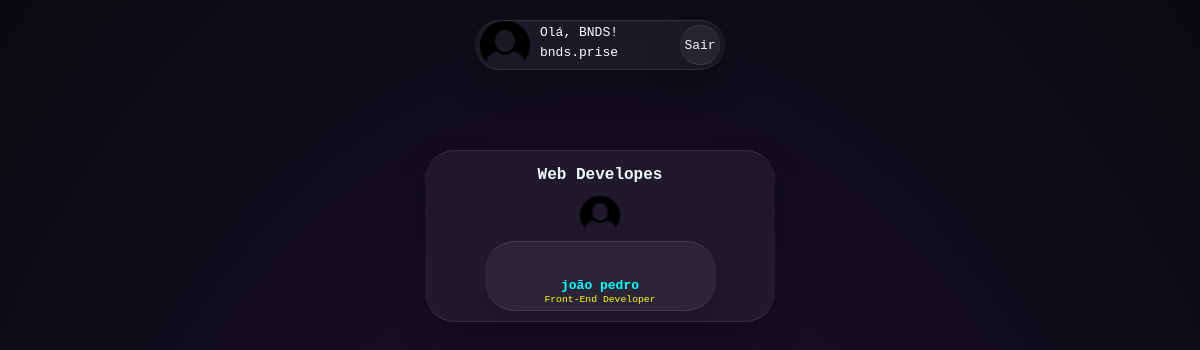
/Frontend-page.php (signed in), run on an earlier commit of the app's database.
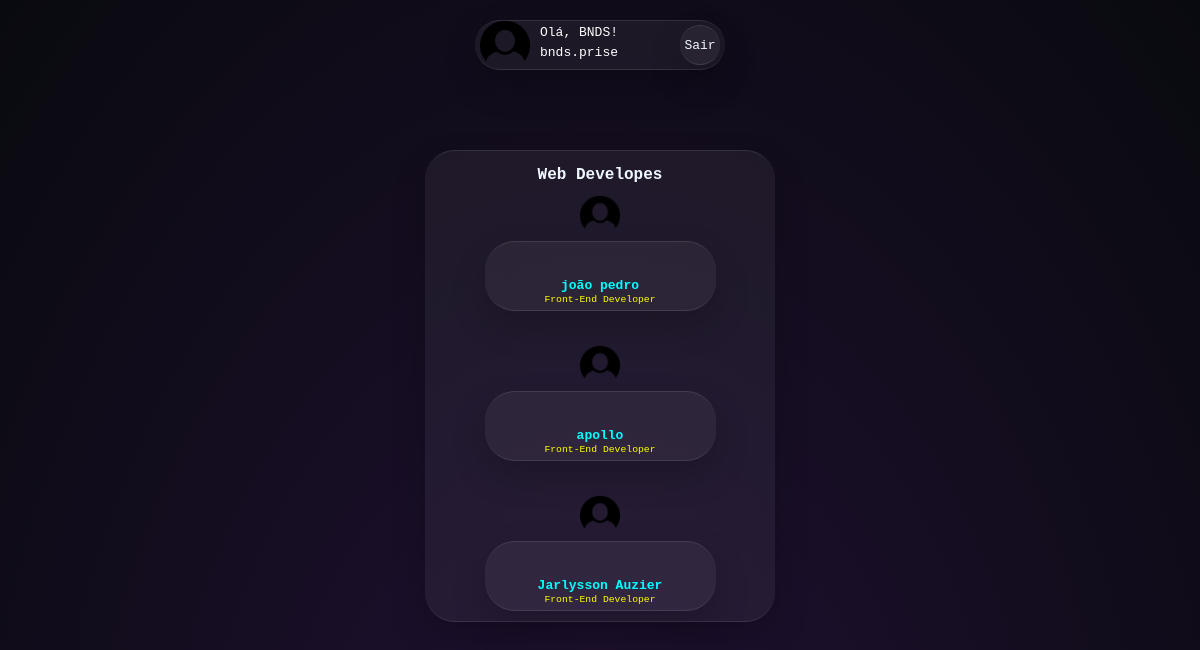
And on a later commit of the database.
### tables this page shows
CREATE TABLE `empresas` (
  `id` int(11) NOT NULL,
  `nome` varchar(60) NOT NULL,
  `email` varchar(60) NOT NULL,
  `usuario` varchar(20) NOT NULL,
  `senha` varchar(8) NOT NULL
);

CREATE TABLE `users` (
  `id` int(11) NOT NULL,
  `nome` varchar(60) NOT NULL,
  `email` varchar(60) NOT NULL,
  `usuario` varchar(20) NOT NULL,
  `senha` varchar(8) NOT NULL,
  `desenvolvedor` varchar(11) NOT NULL
);

### Frontend-page.php (the view, shortened to what this page needs)
<html lang="pt-br">
<head>
    <link rel="stylesheet" href="css/Frontend-page.css">
</head>
<body>
        <?php
                if (isset($_SESSION['id']) and (isset($_SESSION['nome']))) {
                    include_once "conexao.php";
                    $query_usuario = "SELECT id, nome, email, usuario FROM empresas WHERE id=:id LIMIT 1";
                    $result_usuario = $conn->prepare($query_usuario);
                    $result_usuario->bindParam(':id', $_SESSION['id'], PDO::PARAM_INT);
                    $result_usuario->execute();
                    if (($result_usuario) and ($result_usuario->rowCount() != 0)) {
                        $row_usuario = $result_usuario->fetch(PDO::FETCH_ASSOC);
                        extract($row_usuario);
                        echo "<header>
                        <img id='img' src='img/img1.png'>
                        <div class='box'>
                            <div class='usuario'>Olá, " . $_SESSION['nome'] . "!</div>
                            <div class='usuario'>$usuario</div>
                        </div>
                        <div id='sair'><a href='sair.php'>Sair</a></div>
                 </header>";
                            $query_dev = "SELECT nome, email, usuario, desenvolvedor FROM users WHERE desenvolvedor='Front-End'";
                            $result_dev = $conn->prepare($query_dev);
                            $result_dev->execute();
                            if (($result_dev) and ($result_dev->rowCount() != 0))
                                echo"<div class='section'>
                                        <h1>Web Developes</h1>";
                                    while($row_dev = $result_dev->fetch(PDO::FETCH_ASSOC)){
                                            extract($row_dev);
                                            echo"<div class='card'>
                                                    <div class='ImgBox'>
                                                        <img src='img/img1.png' alt='foto do desenvolvedor'>
                                                    </div>
                                                    <div class='content'>
                                                        <div class='details'>
                                                            <h2>".$nome."<br></h2>
                                                                <p>Front-End Developer</p>                                                        <div class='actionBtn'>
                                                            <button>Perfil</button>
                                                        </div>
                                                        </div>
                                                    </div>
                                                </div>";
                                    }
                                echo"</div>";
                    } else {
                        echo"<script> alert('Usuário não encontrado. Realize o Login!');
                        window.location.href='loginEmp.php';
                        </script>";
                    }
                } else {
                    echo"<script> alert('Usuário não encontrado. Realize o Login!');
                    window.location.href='loginEmp.php';
                    </script>";
                }
        ?>
</body>
</html>

### css/Frontend-page.css (style rules this page uses)
* { margin: 0; padding: 0; box-sizing: border-box; font-family: monospace; }
body { display: flex; justify-content: center; align-items: center; flex-direction: column; min-height: 110vh; background: radial-gradient(ellipse at bottom, #211134 0%,#090a0f 100%); }
header { position: absolute; top: 20px; display: flex; justify-content: center; align-items: center; flex-direction: row; width: 250px; height: 50px; background: rgba(255, 255, 255, 0.05); box-shadow: 0 15px 35px rgba(0, 0, 0, 0.2); border-top: 1px solid rgba(255,255,255,0.1); border-bottom: 1px solid rgba(255,255,255,0.1); border-radius: 30px; padding: 2px; }
.box { position: relative; display: flex; justify-content: center; flex-direction: column; width: 120px; height: 60px; color: white; }
#img { position: absolute; left: 5px; bottom: 3px; margin-right: 5px; width: 50px; height: 50px; }
.usuario { position: relative; display: flex; text-align: left; width: 100px; height: 20px; }
#sair { position: absolute; display: flex; justify-content: center; align-items: center; background: rgba(255, 255, 255, 0.05); box-shadow: 0 15px 35px rgba(0, 0, 0, 0.2); border-top: 1px solid rgba(255,255,255,0.1); border-bottom: 1px solid rgba(255,255,255,0.1); border-radius: 30px; width: 40px; height: 40px; right: 5px; }
a { color: aliceblue; text-decoration: none; }
.section { position: absolute; top: 150px; display: flex; justify-content: center; align-items: center; flex-direction: column; width: 350px; background: rgba(255, 255, 255, 0.05); box-shadow: 0 15px 35px rgba(0, 0, 0, 0.2); border-top: 1px solid rgba(255,255,255,0.1); border-bottom: 1px solid rgba(255,255,255,0.1); border-radius: 30px; padding: 10px; }
h1 { position: absolute; left: 50%; top: 15px; color: aliceblue; transform: translateX(-50%); font-size: 16px; }
.card { position: relative; width: 70%; height: 70px; margin-top: 80px; background: rgba(255, 255, 255, 0.05); box-shadow: 0 15px 35px rgba(0, 0, 0, 0.2); border-top: 1px solid rgba(255,255,255,0.1); border-bottom: 1px solid rgba(255,255,255,0.1); border-radius: 30px; transition: 0.5s; }
.ImgBox { position: absolute; left: 50%; top: -50px; transform: translateX(-50%); width: 40px; height: 40px; overflow: hidden; transition: 0.5s; }
.ImgBox img { position: absolute; top: 0; left: 0; width: 100%; height: 100%; object-fit: cover; }
.card .content { position: absolute; width: 100%; height: 100%; display: flex; justify-content: center; align-items: flex-end; overflow: hidden; }
.card .content .details { padding: 20px; text-align: center; width: 100%; margin: 15px; transition: 0.5s; transform: translateY(70px); }
.card .content .details h2 { font-size: 1.0em; font-weight: 600; line-height: 1.2em; color: aqua; }
.card .content .details p { font-size: 0.75em; font-weight: 500; margin-bottom: 5px; color: yellow; }

What changed in the data, as far as the page shows it:
added users: nome "apollo"
added users: nome "Jarlysson Auzier"
